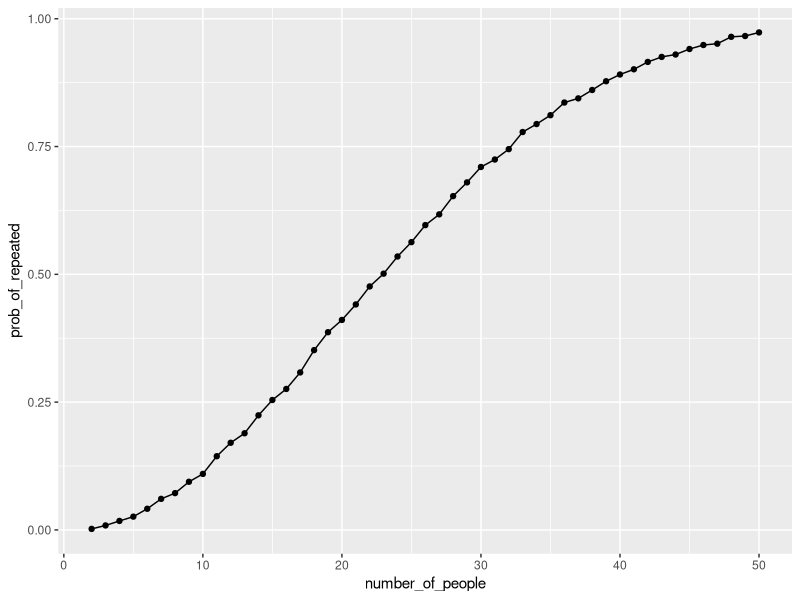

The R script that drew this image: (Note: this script raises an error after producing the figure.)
## ---- chunk 1
library(tidyverse)
## ---- chunk 2
birthday_repeated = function(n_room) {
  
  birthdays = sample(1:365, size = n_room, replace = T)
  
  repeated_birthdays = length(unique(birthdays)) < n_room
  
  return(repeated_birthdays)
}
## ---- chunk 3
birthday_results = 
  expand_grid(
    number_of_people = 2:50,
    iter = 1:10000
  )|>
  mutate(
    repeated = map_lgl(number_of_people, birthday_repeated)
  )

birthday_results |>
  group_by(number_of_people) |>
  summarise(prob_of_repeated = mean(repeated))|>
  ggplot(aes(x = number_of_people, y = prob_of_repeated)) +
  geom_point()+
  geom_line()
## ---- chunk 4
file_df = tibble(
  file = list.files("data", full.names = T)
)

file_df = file_df|>
  mutate(data = map(file, read_csv))

file_df = file_df|>
  mutate(
    arm = str_extract(file, "con|exp"),
    subject_id = str_extract(file, "\\d{2}")
  )

tidy_df = file_df|>
  unnest(data)|>
  pivot_longer(
    cols = starts_with("week"),
    names_to = "week",
    values_to = "observation"
  )|>
  mutate(
    week = str_remove(week, "week_")|>
      as.numeric()
  )

tidy_df|>
  ggplot(aes(
    x = week, y = observation, group = subject_id, color = subject_id)
    )+
  geom_line()+
  geom_point()+
  facet_wrap(~ arm)+
  labs(
    title = "Observations over time by study arm",
    x = "Week",
    y = "Observation",
    color = "Subject id"
  )+
  theme_minimal()
## ---- chunk 5
n = 30
sigma = 5
mu = 0
set.seed(1234)
sim_t_test = function(mu, n = 30, sigma = 5){
  sim_data = tibble(
    x = rnorm(n, mean = mu, sd = sigma)
  )
  test_result = t.test(x ~ 1, data = sim_data, mu = 0)
  
  broom::tidy(test_result)|>
    select(estimate, p.value)
}

sim_results_df = 
  expand_grid(
    true_mu = 0:6,
    iter = 1:5000
  )|>
  mutate(
    est_df = map(true_mu, sim_t_test)
  )|>
  unnest(est_df)|>
  mutate(
    reject_null = p.value < 0.05
  )
## ---- chunk 6
power_df = 
  sim_results_df|>
  group_by(true_mu)|>
  summarise(
    power = mean(reject_null)
  )

power_df|>
  ggplot(aes(x = true_mu, y = power))+
  geom_point()+
  geom_line()
## ---- chunk 7
estimate_df = 
  sim_results_df|>
  group_by(true_mu)|>
  summarise(
    avg_estimate = mean(estimate),
    avg_estimate_rejected = mean(estimate[reject_null])
  )

estimate_df|>
  ggplot(aes(x = true_mu, y = avg_estimate))+
  geom_point()+
  geom_line(
    alpha = 0.8,
    linewidth = 1.0
  )+
  geom_abline(
    intercept = 0,
    slope = 1,
    linetype = "dashed",
    color = "red",
    linewidth = .9
  )
## ---- chunk 8
estimate_df_long = 
  estimate_df|>
  pivot_longer(
    col = c(avg_estimate, avg_estimate_rejected),
    names_to = "estimate_type",
    values_to = "average_estimate"
  )

estimate_df_long|>
  ggplot(aes(x = true_mu, y = average_estimate, color = estimate_type)) +
  geom_line() +
  geom_point() +
  scale_color_discrete(
    labels = c(avg_estimate = "All simulated samples",
             avg_estimate_rejected = "Only rejected null hypothesis"))+
  labs(
    x = "True value of mu",
    y = "Average estimated mu"
  ) +
  theme_minimal()
